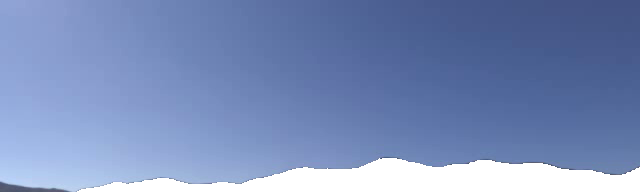
#> input picture sandbox/overlay_gaze/sky.png, 640 x 192 px
$ jupyter execute --allow-errors test_masking_2.ipynb
#> lines starting #> are read from the running program, lines starting #| are printed output that depends on the picture; after the words box and inside, x2 and y2 are one past the last pixel; in counts of white or black regions, pixels touching at a corner belong together
[cell 1]
# 2023 Gabriel J. Diaz @ RIT


import cv2
import os
import sys
import numpy as np
import av
import logging
import pickle
from tqdm import tqdm


import matplotlib.pyplot as plt
from matplotlib.backends.backend_agg import FigureCanvasAgg as FigureCanvas
from pathlib import Path, PurePath

import sys
sys.path.append('../..')
from flow_source import *

logger = logging.getLogger(__name__)
logger.addHandler(logging.StreamHandler(stream=sys.stdout))

[cell 2]
sky = cv2.imread('sky.png')
#> sky is the input picture: shape (192, 640, 3); mean B, G, R 186, 141.5, 122
sky = cv2.cvtColor(sky, cv2.COLOR_BGR2HSV)
#> sky: shape (192, 640, 3); mean H, S, V 100.7, 93.5, 186

plt.hist(sky[...,0].flatten(),color='red',alpha=0.5, bins=np.linspace(0,360,80));
plt.hist(sky[...,1].flatten(),color='blue',alpha=0.5, bins=np.linspace(0,360,80));
plt.hist(sky[...,2].flatten(),color='green',alpha=0.5, bins=np.linspace(0,360,80));

plt.ylim([0,2000])
plt.vlines(x = 100, ymin=0, ymax=10000,colors='g')
plt.vlines(x = 130, ymin=0, ymax=10000,colors='g')
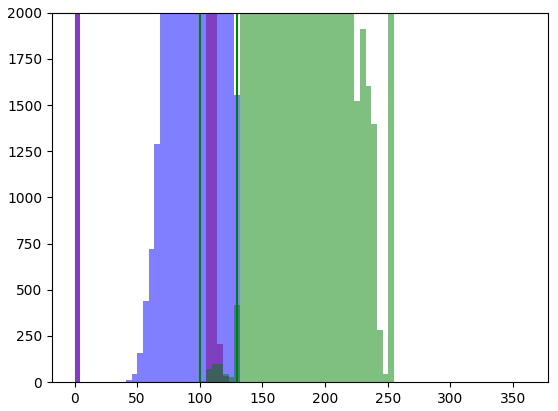
#> figure drawn by matplotlib, 1 panel; tallest bar 105528 high, from x = 109.4 to 113.9; tallest bar 16737 high, from x = 123 to 127.6; tallest bar 11329 high, from x = 250.6 to 255.2

[cell 3]
bg = cv2.imread('bg.png')
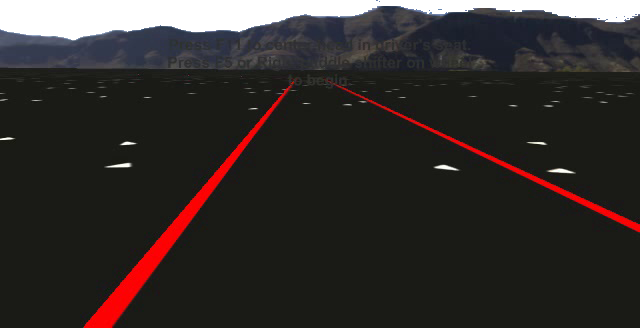
#> input picture sandbox/overlay_gaze/bg.png, 640 x 328 px
#> bg is the input picture: shape (328, 640, 3); mean B, G, R 43.5, 45.7, 50.7
bg = cv2.cvtColor(sky, cv2.COLOR_BGR2HSV)
#> bg: shape (192, 640, 3); mean H, S, V 99.3, 121.1, 186
plt.hist(sky[...,0].flatten(),color='red',alpha=0.5, bins=np.linspace(0,360,80));
plt.hist(sky[...,1].flatten(),color='blue',alpha=0.5, bins=np.linspace(0,360,80));
plt.hist(sky[...,2].flatten(),color='green',alpha=0.5, bins=np.linspace(0,360,80));

plt.ylim([0,2000])
plt.vlines(x = 100, ymin=0, ymax=10000,colors='g')
plt.vlines(x = 130, ymin=0, ymax=10000,colors='g')

## Mask sky from image

[cell 4]
lower = np.array([100, 45, 100])
upper = np.array([120, 140,260])

[cell 5]
#frame = cv2.imread(os.path.join('world_image_out','25.jpg'))
frame = cv2.imread(os.path.join('image_out','16340.jpg'))
# frame = cv2.GaussianBlur(frame, (5, 5), 0)

#> (the rest of this cell did not finish here and is left out)

#> (a cell that did not finish here is left out)

### Remove

[cell 7]
frame = cv2.imread(os.path.join('image_out','16340.jpg'))
# frame = cv2.GaussianBlur(frame, (5, 5), 0)
#> (the rest of this cell did not finish here and is left out)

[cell 8]
sky = cv2.imread('sky.png')
sky = cv2.cvtColor(sky, cv2.COLOR_BGR2HSV)

for i in np.arange(3):
    print(f'{i}) {np.min(sky[...,i])} - {np.max(sky[...,i])}')
#> this loop made 3 passes
#| 0) 0 - 120
#| 1) 0 - 130
#| 2) 103 - 255

# Roads

[cell 9]
road = cv2.imread('road.tif')
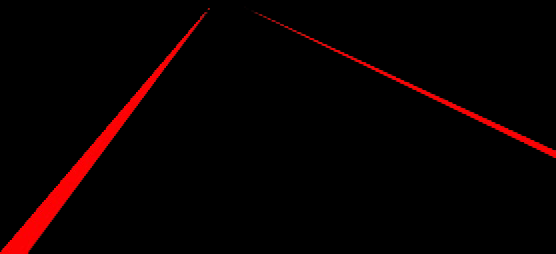
#> input picture sandbox/overlay_gaze/road.tif, 556 x 254 px
#> road is the input picture: shape (254, 556, 3); mean B, G, R 0.2, 0.2, 8.5
plt.imshow(cv2.cvtColor(road, cv2.COLOR_BGRA2RGBA) )

[cell 10]
road = cv2.imread('road.tif')
road = cv2.cvtColor(road, cv2.COLOR_BGR2HSV)
#> road: shape (254, 556, 3); mean H, S, V 1.9, 10.3, 8.5

plt.hist(road[...,0].flatten(),color='red',alpha=0.25, bins=np.linspace(0,180,80)); # 0,180
plt.hist(road[...,1].flatten(),color='blue',alpha=0.25, bins=np.linspace(0,360,80));
plt.hist(road[...,2].flatten(),color='green',alpha=0.25, bins=np.linspace(0,360,80));

plt.ylim([0,2000])
plt.vlines(x = 0, ymin=0, ymax=10000,colors='r')
plt.vlines(x = 15, ymin=0, ymax=10000,colors='r')

plt.vlines(x = 150, ymin=0, ymax=10000,colors='b')
plt.vlines(x = 255, ymin=0, ymax=10000,colors='b')

plt.vlines(x = 200, ymin=0, ymax=10000,colors='g')
plt.vlines(x = 255, ymin=0, ymax=10000,colors='g')
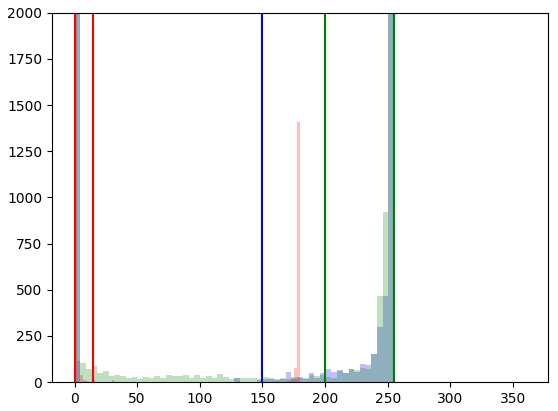
#> figure drawn by matplotlib, 1 panel; tallest bar 139505 high, from x = -2.22e-16 to 2.28; tallest bar 135261 high, from x = -4.44e-16 to 4.56; tallest bar 135428 high, from x = -4.44e-16 to 4.56

[cell 11]
frame = cv2.imread('road.tif')
hsv = cv2.cvtColor(frame, cv2.COLOR_BGR2HSV)

lower = np.array([0, 100, 100])
#> lower = [0, 100, 100]
upper = np.array([40, 255,255])
#> upper = [40, 255, 255]
mask1 = cv2.inRange(hsv, lower, upper)
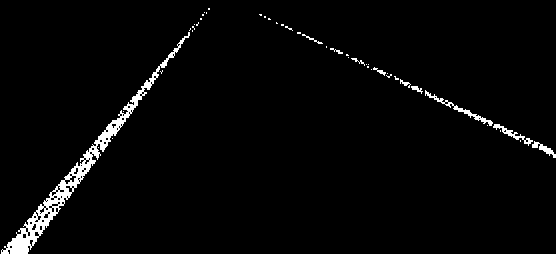
#> mask1: shape (254, 556); 2.6% white; 44 white regions (34 under 20 px), largest, box (x1, y1, x2, y2) and area: (1, 32, 190, 254) 2708, (425, 90, 493, 126) 272, (493, 124, 533, 146) 179

lower = np.array([170, 100, 100])
#> lower = [170, 100, 100]
upper = np.array([180, 255,255])
#> upper = [180, 255, 255]
mask2 = cv2.inRange(hsv, lower, upper)
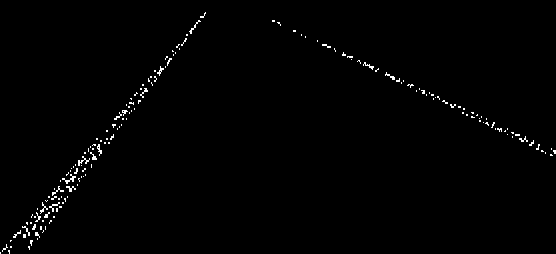
#> mask2: shape (254, 556); 0.93% white in thin lines or dots

# mask = cv2.bitwise_or(mask1, mask2)
mask = mask1 + mask2
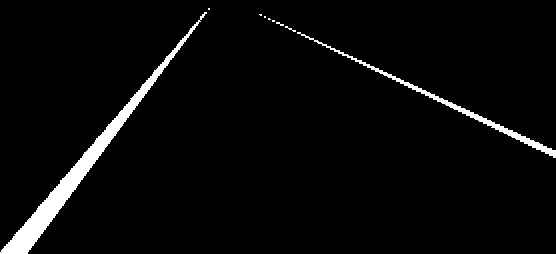
#> mask: shape (254, 556); 3.5% white; 9 white regions (6 under 20 px), largest, box (x1, y1, x2, y2) and area: (0, 12, 207, 254) 3667, (297, 32, 556, 158) 1226, (285, 26, 296, 32) 20
mask = np.clip(mask,0,255).astype(np.uint8)

mask = cv2.morphologyEx(mask, cv2.MORPH_CLOSE, kernel = np.ones((5,5),np.uint8))
#> mask: shape (254, 556); 3.5% white; 9 white regions (6 under 20 px), largest, box (x1, y1, x2, y2) and area: (0, 12, 207, 254) 3676, (297, 32, 556, 158) 1227, (285, 26, 296, 32) 20
# mask = cv2.morphologyEx(mask, cv2.MORPH_OPEN, kernel = np.ones((5,5),np.uint8))
mask = 255 - mask
out = cv2.bitwise_and(frame,frame,mask = mask)
plt.imshow(cv2.cvtColor(out,cv2.COLOR_BGR2RGB))
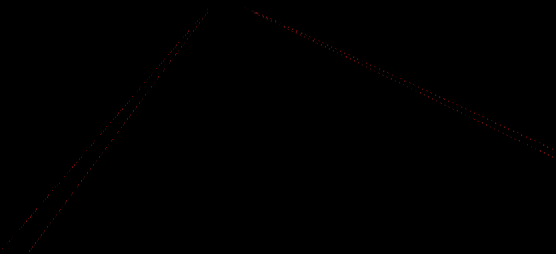
#> shown: shape (254, 556, 3); mean R, G, B 0.2, 0, 0
